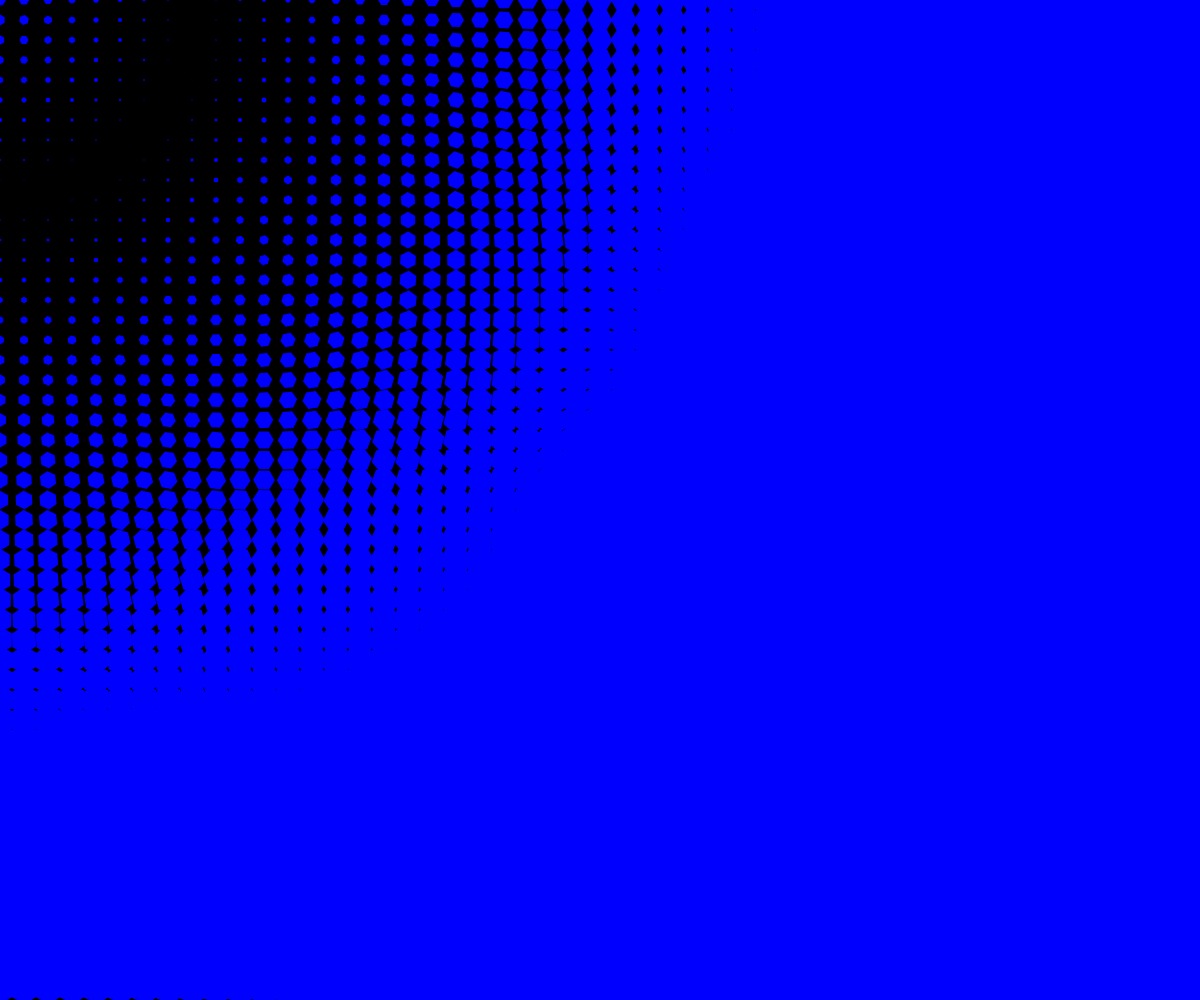
Frame 1 (no input)
Frame 60 (no input): identical to frame 1, image omitted
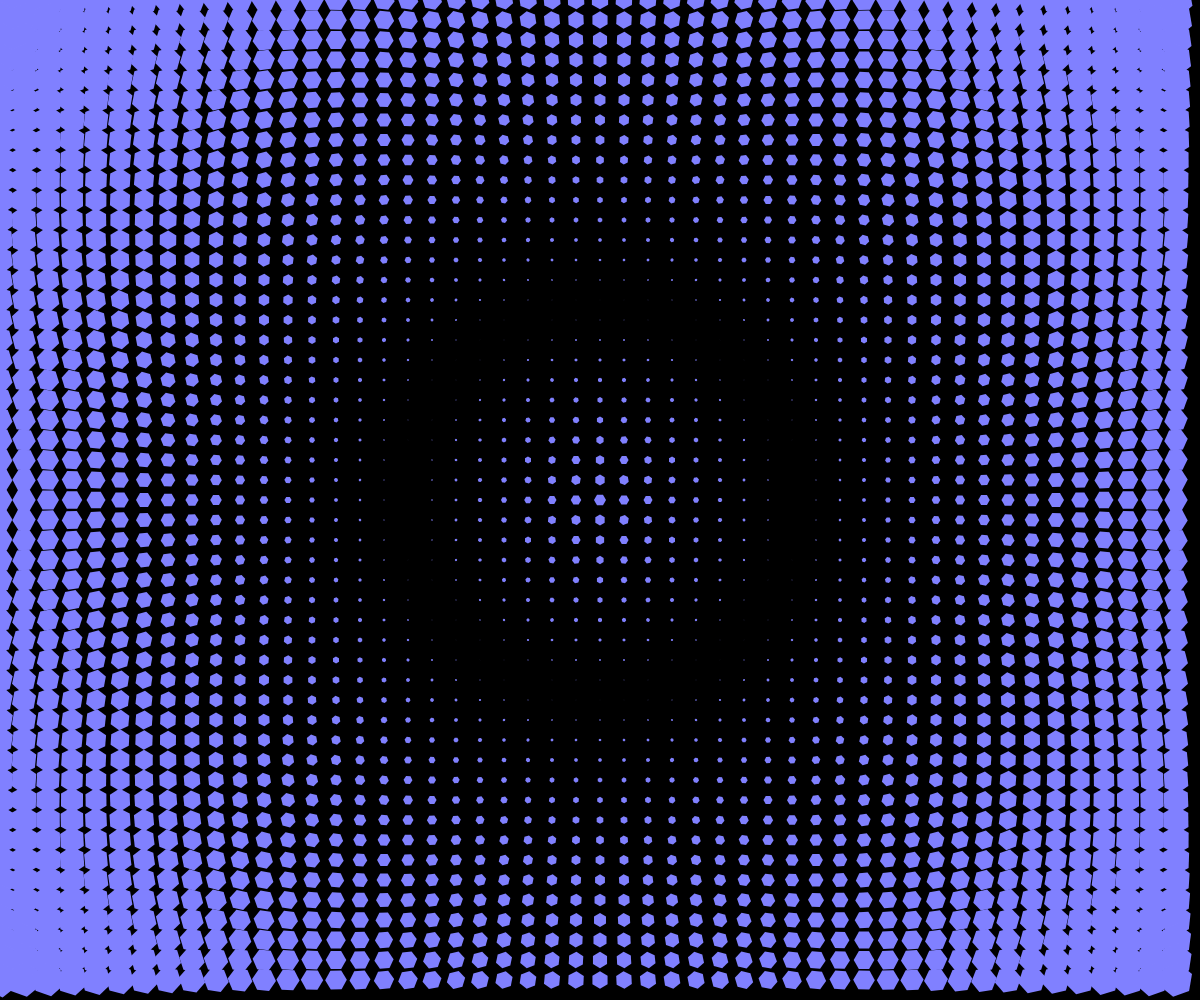
Frame 120 (the mouse pressed at the canvas centre since frame 60)

The p5.js sketch that drew these frames (run headless with seeded random() and noise() and a simulated clock; from frame 60 on, the mouse is pressed at the canvas centre):

// p5.js sketch
// ── sketch.js
// Gewisse Teile dieses Codes habe ich mit Hilfe von ChatGPT erstellt.
// Da es schon etwas her ist, weiss ich nicht mehr ganz welche stellen genau.
// Da wo ich es noch wusste, habe ich dies natürlich angefügt.

let tilesX = 50;
let tilesY = 50;
let gridX, gridY;

function setup() {
  createCanvas(windowWidth, windowHeight);
  gridX = width / tilesX;
  gridY = height / tilesY;
  angleMode(DEGREES);
}

function draw() {
  background(0);

  for (let y = 0; y < tilesY; y++) {
    for (let x = 0; x < tilesX; x++) {
      // Position des Hexagons
      let posX = x * gridX;
      let posY = y * gridY;

      // Entfernung zur Maus
      let distance = dist(mouseX, mouseY, posX, posY);

      // Größe basierend auf der Entfernung zur Maus
      let maxSize = dist(0, 0, width, height);
      let size = map(distance, 0, maxSize/8, 6, 0);

      // Winkel zur Maus
      let angle = atan2(mouseY - posY, mouseX - posX);

      // Umrechnung in Rotation JS
      if (angle < 0) {
        angle += 360;
      }

      // Farbe basierend auf mouseX und mouseY setzen
      let r = map(mouseX, 0, width, 0, 255);
      let g = map(mouseY, 0, height, 0, 255);
      fill(r, g, 255);

      push();
      translate(posX, posY);
      rotate(angle);

      // Hexagon zeichnen
      // Dieser Code wurde mit Hilfe von ChatGPT erstellt und ich habe die Werte angepasst

      noStroke (0);
      beginShape();
      for (let i = 0; i < 6; i++) {
        let x = size * cos(i * 60);
        let y = size * sin(i * 60);
        vertex(x, y);
      }
      endShape(CLOSE);
      pop();
    }
  }
}
